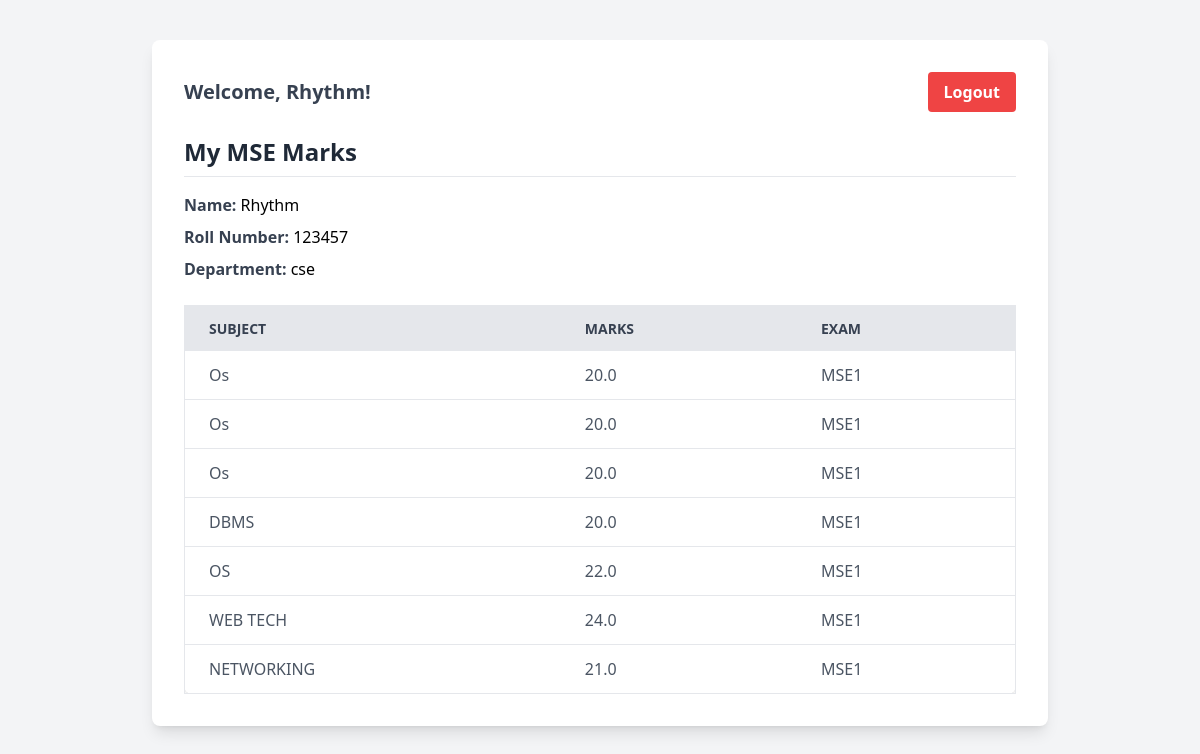
Screenshot of /academics/my-marks/ (signed in) with the database file from the repository.
### academics/models.py (models this page shows, shortened)
class StudentProfile(models.Model):
    user = models.OneToOneField(User, on_delete=models.CASCADE)
    roll_number = models.CharField(max_length=20, unique=True)
    department = models.CharField(max_length=50)

class MSEMark(models.Model):
    student = models.ForeignKey(StudentProfile, on_delete=models.CASCADE)
    subject = models.CharField(max_length=100)
    marks = models.FloatField()
    exam_type = models.CharField(max_length=10, choices=[('MSE1', 'MSE 1'), ('MSE2', 'MSE 2')])

### academics/views.py (the view)
# urls.py: path('my-marks/', views.my_marks, name='my_marks'),
@login_required
def my_marks(request):
    try:
        student = StudentProfile.objects.get(user=request.user)
        marks = MSEMark.objects.filter(student=student)
    except StudentProfile.DoesNotExist:
        student = None
        marks = []
    return render(request, 'my_marks.html', {
        'student': student,
        'marks': marks
    })

### academics/templates/my_marks.html (shortened to what this page needs)
<!DOCTYPE html>
<html lang="en">
<head>
    <script src="https://cdn.tailwindcss.com"></script>
</head>
<body class="bg-gray-100 font-sans min-h-screen flex flex-col items-center py-10">
    <div class="w-full max-w-4xl bg-white shadow-lg rounded-lg p-8">
        {% if user.is_authenticated %}
        <div class="flex justify-between items-center mb-6">
            <p class="text-xl font-semibold text-gray-700">Welcome, {{ user.first_name }}!</p>
            <form method="POST" action="{% url 'logout' %}">
                <button type="submit"
                    class="bg-red-500 hover:bg-red-600 text-white font-bold py-2 px-4 rounded">
                    Logout
                </button>
            </form>
        </div>
        {% endif %}
        <h2 class="text-2xl font-bold text-gray-800 mb-4 border-b pb-2">My MSE Marks</h2>
        <div class="mb-6 space-y-2">
            <p><strong class="text-gray-700">Name:</strong> {{ student.user.first_name }}</p>
            <p><strong class="text-gray-700">Roll Number:</strong> {{ student.roll_number }}</p>
            <p><strong class="text-gray-700">Department:</strong> {{ student.department }}</p>
        </div>
        <div class="overflow-x-auto">
            <table class="min-w-full bg-white border border-gray-200 shadow rounded-lg">
                <thead class="bg-gray-200 text-gray-700 uppercase text-sm leading-normal">
                    <tr>
                        <th class="py-3 px-6 text-left">Subject</th>
                        <th class="py-3 px-6 text-left">Marks</th>
                        <th class="py-3 px-6 text-left">Exam</th>
                    </tr>
                </thead>
                <tbody class="text-gray-600">
                    {% for mark in marks %}
                    <tr class="border-b hover:bg-gray-50">
                        <td class="py-3 px-6">{{ mark.subject }}</td>
                        <td class="py-3 px-6">{{ mark.marks }}</td>
                        <td class="py-3 px-6">{{ mark.exam_type }}</td>
                    </tr>
                    {% empty %}
                    <tr>
                        <td colspan="3" class="py-3 px-6 text-center text-gray-500">No marks available yet.</td>
                    </tr>
                    {% endfor %}
                </tbody>
            </table>
        </div>
    </div>
</body>
</html>

### rows the page displays
StudentProfile: user.first_name "Rhythm", roll_number "123457", department "cse"
MSEMark: subject "Os", marks "20.0", exam_type "MSE1"
MSEMark: subject "Os", marks "20.0", exam_type "MSE1"
MSEMark: subject "Os", marks "20.0", exam_type "MSE1"
MSEMark: subject "DBMS", marks "20.0", exam_type "MSE1"
MSEMark: subject "OS", marks "22.0", exam_type "MSE1"
MSEMark: subject "WEB TECH", marks "24.0", exam_type "MSE1"
MSEMark: subject "NETWORKING", marks "21.0", exam_type "MSE1"

### other values shown
{{ user.first_name }} "Rhythm"
